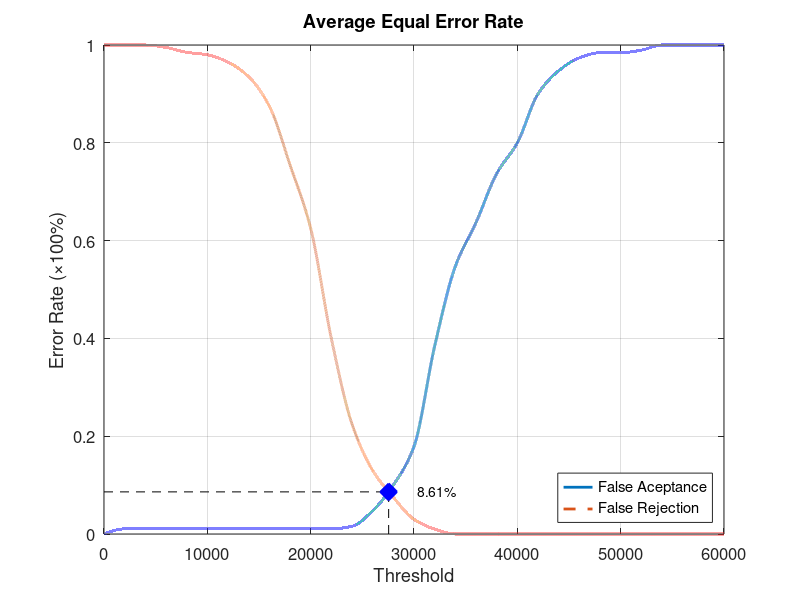
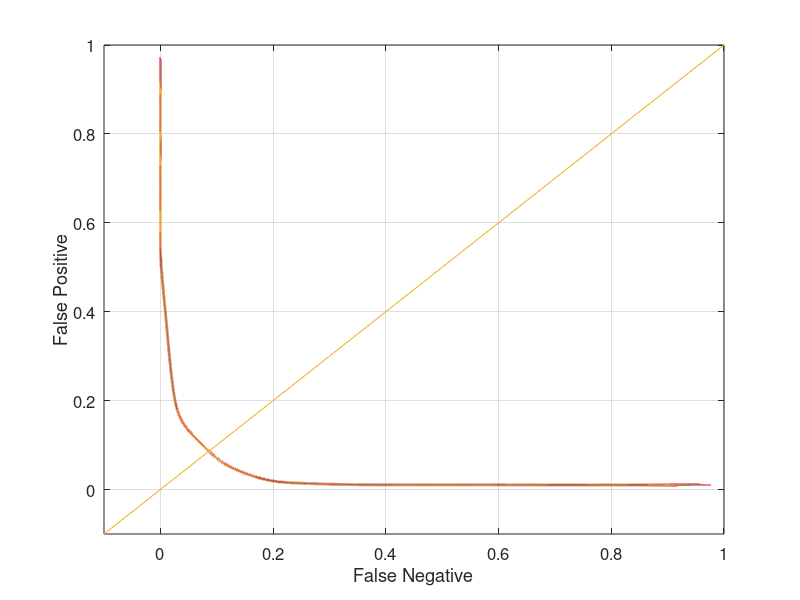

Reproduce these figures in MATLAB, in order.
function yEER = Database5_4
close all;
clear;
clc;
x = 0:2000:60000;
xq = 0:0.5:60000;

y0 = [0 0.0105263 0.0105263 0.0105263 0.0105263 0.0105263 0.0105263 0.0105263 0.0105263 0.0105263 0.0105263 0.0105263 0.0157895 0.0473684 0.1 0.178947 0.384211 0.547368 0.636842 0.736842 0.8 0.9 0.947368 0.973684 0.984211 0.984211 0.989474 1 1 1 1];
yy0 = interp1(x, y0, xq, 'pchip');
y1 = [1 1 1 0.995 0.985 0.98 0.965 0.935 0.875 0.755 0.625 0.4 0.225 0.13 0.075 0.03 0.01 0 0 0 0 0 0 0 0 0 0 0 0 0 0];
yy1 = interp1(x, y1, xq, 'pchip');

% Calculating EER: 
y2 = abs(y0 - y1);
find(y2 == min(y2))
yy2 = abs(yy0 - yy1);
xEER = find(yy2 == min(yy2));
xEERIndex = xq(xEER) % X-axis EER
yEER = yy0(xEER) % Y-axis EER

main = figure
plot(xq, yy0,'-','LineWidth', 2);	hold on
plot(xq, yy1,'--','LineWidth', 2);	hold on
plot([xEERIndex xEERIndex], [0 yEER], 'k--');	hold on
plot([0 xEERIndex], [yEER yEER], 'k--');	hold on
plot(xEERIndex, yEER, 'bx', 'LineWidth', 10);	hold on
text(xEERIndex + 10 * xEERIndex / 100, yEER, [num2str(round((10000 * yEER)) / 100) '%'])
legend('False Aceptance', 'False Rejection', 'Location', 'SouthEast')
xlabel('Threshold')
ylabel('Error Rate (\times100%)')
title('Average Equal Error Rate')
set(gca, 'FontSize', 12)
axis([0 60000 0 1])
grid on

print(main, 'Database5_4Main', '-dpng');
FNRxFPR = figure('Color', [1 1 1]);
plot(yy1, yy0, '-', yy1, yy0, 'LineWidth', 2);
hold on
y = -0.1:0.1:1
plot(y, y); 
set(gca, 'FontSize', 12)
xlabel('False Negative')
ylabel('False Positive')
axis([-0.1 1 -0.1 1])
set(gca, 'FontSize', 12)
grid on

print(FNRxFPR, 'Database5_4FNRxFPR','-dpng');
end
